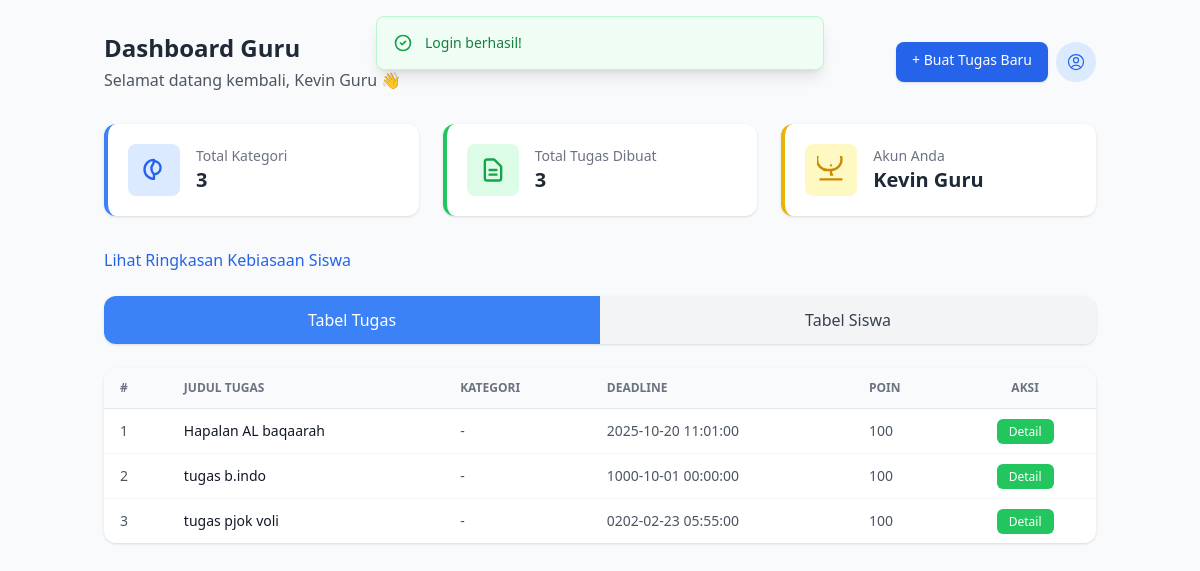
The page /routes/web.php?route=guru/dashboard (signed in) on the database its author committed.
### tables this page shows
CREATE TABLE `tugas` (
  `id_tugas` int NOT NULL,
  `judul_tugas` varchar(200) NOT NULL,
  `deskripsi` text,
  `id_guru` int NOT NULL,
  `id_kategori` int NOT NULL,
  `tanggal_mulai` datetime DEFAULT CURRENT_TIMESTAMP,
  `tanggal_deadline` datetime NOT NULL,
  `durasi_estimasi` int DEFAULT NULL,
  `poin_nilai` int DEFAULT '100',
  `instruksi_pengumpulan` text,
  `lampiran_guru` varchar(255) DEFAULT NULL,
  `status_tugas` enum('aktif','ditutup','dibatalkan') DEFAULT 'aktif',
  `tanggal_dibuat` datetime DEFAULT CURRENT_TIMESTAMP,
  `tanggal_diperbarui` datetime DEFAULT CURRENT_TIMESTAMP ON UPDATE CURRENT_TIMESTAMP,
  `kelas` varchar(20) DEFAULT NULL
);

### app/Controllers/TugasController.php (called while the page is built, shortened)
<?php
class TugasController {
    private $pdo;
    private $basePath;
    public function __construct($pdo) {
        $this->pdo = $pdo;
        $this->basePath = dirname(__DIR__, 2);
    }
   public function index() {
    $user = $_SESSION['user'] ?? null;
    $stmtTugas = $this->pdo->query("SELECT * FROM tugas WHERE id_guru = {$user['id_user']}");
    $tugas = $stmtTugas->fetchAll(PDO::FETCH_ASSOC);
    include $this->basePath . '/resources/views/guru/dashboard_guru.php';
}
}

### resources/views/components/tabel_biasa.php (the view, shortened to what this page needs)
<div class="bg-white rounded-xl shadow overflow-hidden table-wrapper">
    <?php if (!empty($tugas)): ?>
        <table class="min-w-full divide-y divide-gray-200 text-sm">
            <thead class="bg-gray-50">
                <tr>
                    <th class="px-4 py-3 text-left text-xs font-semibold text-gray-500 uppercase">#</th>
                    <th class="px-4 py-3 text-left text-xs font-semibold text-gray-500 uppercase">Judul Tugas</th>
                    <th class="px-4 py-3 text-left text-xs font-semibold text-gray-500 uppercase">Kategori</th>
                    <th class="px-4 py-3 text-left text-xs font-semibold text-gray-500 uppercase">Deadline</th>
                    <th class="px-4 py-3 text-left text-xs font-semibold text-gray-500 uppercase">Poin</th>
                    <th class="px-4 py-3 text-center text-xs font-semibold text-gray-500 uppercase">Aksi</th>
                </tr>
            </thead>
            <tbody class="divide-y divide-gray-100">
                <?php foreach ($tugas as $i => $t): ?>
                    <tr class="hover:bg-gray-50 transition">
                        <td class="px-4 py-3 text-gray-600"><?= $i + 1 ?></td>
                        <td class="px-4 py-3 font-medium text-gray-900"><?= htmlspecialchars($t['judul_tugas']) ?></td>
                        <td class="px-4 py-3 text-gray-600"><?= htmlspecialchars($t['nama_kategori'] ?? '-') ?></td>
                        <td class="px-4 py-3 text-gray-600"><?= htmlspecialchars($t['tanggal_deadline']) ?></td>
                        <td class="px-4 py-3 text-gray-600"><?= htmlspecialchars($t['poin_nilai']) ?></td>
                        <td class="px-4 py-3 text-center">
                            <a href="?route=guru/tugas/detail&id=<?= $t['id_tugas'] ?>"
                               class="px-3 py-1 bg-green-500 text-white text-xs rounded-md hover:bg-green-600 transition">
                                Detail
                            </a>
                        </td>
                    </tr>
                <?php endforeach; ?>
            </tbody>
        </table>
    <?php else: ?>
        <div class="px-6 py-10 text-center text-gray-500">
            Belum ada tugas yang Anda buat.
        </div>
    <?php endif; ?>
</div>

### resources/views/guru/dashboard_guru.php (style rules this page uses)
.table-wrapper { overflow-x: auto; }

### rows shown on the page
tugas: judul_tugas "Hapalan AL baqaarah", nama_kategori "-", tanggal_deadline "2025-10-20 11:01:00", poin_nilai "100"
tugas: judul_tugas "tugas b.indo", nama_kategori "-", tanggal_deadline "1000-10-01 00:00:00", poin_nilai "100"
tugas: judul_tugas "tugas pjok voli", nama_kategori "-", tanggal_deadline "0202-02-23 05:55:00", poin_nilai "100"

### other values the page prints
$_SESSION['message']['text'] "Login berhasil!"
$user['nama_lengkap'] "Kevin Guru"
count($kategori) "3"
count($tugas) "3"
